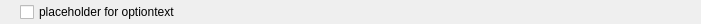
<?xml version="1.0" encoding="UTF-8"?>
<ui version="4.0">
 <class>scanoption</class>
 <widget class="QWidget" name="scanoption">
  <property name="geometry">
   <rect>
    <x>0</x>
    <y>0</y>
    <width>701</width>
    <height>24</height>
   </rect>
  </property>
  <property name="sizePolicy">
   <sizepolicy hsizetype="Expanding" vsizetype="Minimum">
    <horstretch>0</horstretch>
    <verstretch>0</verstretch>
   </sizepolicy>
  </property>
  <property name="windowTitle">
   <string>Form</string>
  </property>
  <property name="autoFillBackground">
   <bool>false</bool>
  </property>
  <property name="styleSheet">
   <string notr="true"/>
  </property>
  <layout class="QVBoxLayout" name="verticalLayout">
   <property name="spacing">
    <number>0</number>
   </property>
   <property name="topMargin">
    <number>0</number>
   </property>
   <property name="bottomMargin">
    <number>0</number>
   </property>
   <item>
    <widget class="QFrame" name="frame">
     <property name="frameShape">
      <enum>QFrame::NoFrame</enum>
     </property>
     <property name="frameShadow">
      <enum>QFrame::Raised</enum>
     </property>
     <layout class="QHBoxLayout" name="horizontalLayout">
      <property name="spacing">
       <number>0</number>
      </property>
      <property name="leftMargin">
       <number>9</number>
      </property>
      <property name="topMargin">
       <number>0</number>
      </property>
      <property name="bottomMargin">
       <number>0</number>
      </property>
      <item>
       <widget class="QCheckBox" name="checkBox">
        <property name="sizePolicy">
         <sizepolicy hsizetype="Minimum" vsizetype="Minimum">
          <horstretch>0</horstretch>
          <verstretch>0</verstretch>
         </sizepolicy>
        </property>
        <property name="text">
         <string>placeholder for optiontext</string>
        </property>
       </widget>
      </item>
      <item>
       <spacer name="horizontalSpacer">
        <property name="orientation">
         <enum>Qt::Horizontal</enum>
        </property>
        <property name="sizeHint" stdset="0">
         <size>
          <width>469</width>
          <height>17</height>
         </size>
        </property>
       </spacer>
      </item>
     </layout>
    </widget>
   </item>
  </layout>
 </widget>
 <resources/>
 <connections>
  <connection>
   <sender>checkBox</sender>
   <signal>clicked()</signal>
   <receiver>scanoption</receiver>
   <slot>slot_checkboxClicked()</slot>
   <hints>
    <hint type="sourcelabel">
     <x>45</x>
     <y>37</y>
    </hint>
    <hint type="destinationlabel">
     <x>49</x>
     <y>58</y>
    </hint>
   </hints>
  </connection>
 </connections>
 <slots>
  <slot>slot_checkboxClicked()</slot>
 </slots>
</ui>
